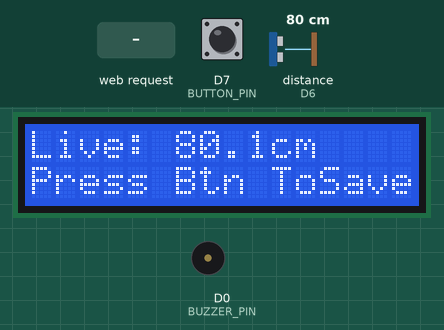
Bench run of a sketch on a simulated ESP8266 (NodeMCU). Parts: 16×2 character LCD, buzzer (waves = sounding, pin HIGH). Wiring (inferred from the names in the program): ultrasonic range finder: trigger D5; echo D6. The inputs (shaded band) are chosen by the test bench; at power-on: D7 (BUTTON_PIN) HIGH, distance to the obstacle (sensor on D6) 80 cm. The echo pulse lasts 58.3 µs per cm; pins used as bus, display or sensor lines are not drawn; what the sketch prints to the serial monitor is not drawn.

Above: at 3.0 s.
3.1 s: D7 (BUTTON_PIN) pulled LOW for 0.3 s
At 4.9 s:
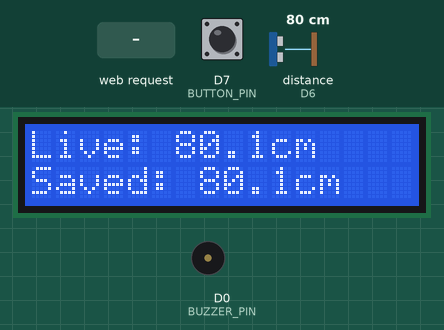
5.8 s: HTTP request GET /save received
At 6.8 s:
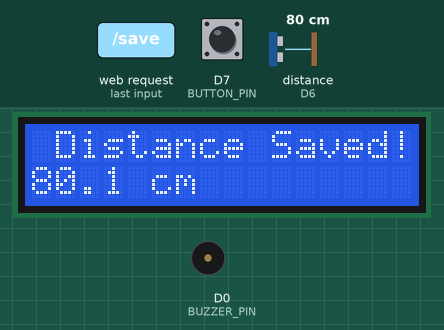
7.6 s: distance to the obstacle (sensor on D6) set to 250 cm
At 8.7 s:
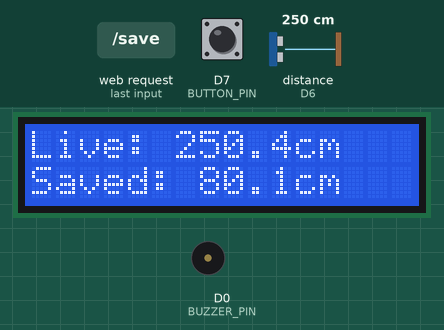
10.6 s: HTTP request GET /clear received
At 11.7 s:
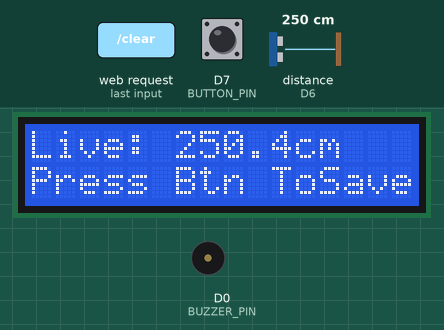
12.2 s: D7 (BUTTON_PIN) pulled LOW for 1 s
At 14.2 s:
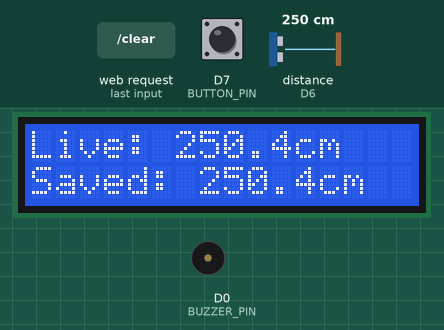
14.7 s: distance to the obstacle (sensor on D6) set to 2 cm
At 16.2 s:
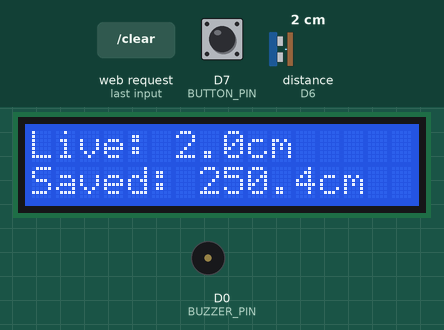
Timing chart, 0 to 17.2 s (numbered marks = the images above; inputs shaded):
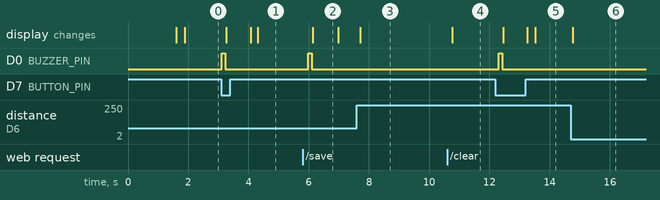

Measured:
- after the input at 3.1 s, D0 (BUZZER_PIN): LOW → HIGH at once, → LOW 0.12 s later; the display: first changes after 0.17 s (image 1 shows a later state)
- after the input at 5.8 s, D0 (BUZZER_PIN): LOW → HIGH after 0.18 s, → LOW 0.12 s later; the display: changes after 0.33 s (image 2)
- after the input at 7.6 s, the display: changes after 0.12 s (image 3)
- after the input at 10.6 s, the display: changes after 0.17 s (image 4)
- after the input at 12.2 s, D0 (BUZZER_PIN): LOW → HIGH after 0.10 s, → LOW 0.12 s later; the display: first changes after 0.26 s (image 5 shows a later state)
- after the input at 14.7 s, the display: changes after 0.08 s (image 6)
- what the display in image 2 shows lasts 0.9 s, from 6.1 s to 7.0 s

The sketch:

DIGITAL_DISTANCE_METER.ino
```cpp
/************************************************************************************
   🌐 STC CREATIVE CLUB – SMART DIGITAL DISTANCE METER (WEB + LCD + BUZZER + PNG EXPORT)
   -----------------------------------------------------------------
   PROJECT : STC – DIGITAL DISTANCE MEASUREMENT TOOL (WiFi + LCD)
   BOARD   : ESP8266 NodeMCU
   SENSOR  : Ultrasonic HC-SR04
   DISPLAY : 16x2 I2C LCD
   INPUT   : 1 x PUSH BUTTON (SAVE)
   OUTPUT  : 1 x BUZZER (BEEP ON SAVE)
   AUTHOR  : PRAVIN SINH RANA
   CONTACT : 9313057803
   INSTAGRAM : @S.T.C_CREATIVE_CLUB
************************************************************************************/

#include <ESP8266WiFi.h>
#include <ESP8266WebServer.h>
#include <Wire.h>
#include <LiquidCrystal_I2C.h>

/* -------------------------------------------------------------------
   🔹 LCD CONFIGURATION (16x2 I2C)
   ------------------------------------------------------------------- */
LiquidCrystal_I2C lcd(0x27, 16, 2);  // If LCD not working, try 0x3F instead of 0x27

/* -------------------------------------------------------------------
   🔹 PIN DEFINITIONS (ESP8266 NODEMCU)
   ------------------------------------------------------------------- */
// 👉 Yahi pin par aapka button hona chahiye (button → pin & GND)
const int TRIG_PIN    = D5;   // Ultrasonic Trigger
const int ECHO_PIN    = D6;   // Ultrasonic Echo
const int BUTTON_PIN  = D7;   // Save Button (to GND, INPUT_PULLUP)
const int BUZZER_PIN  = D0;   // Buzzer pin (active HIGH)

/* -------------------------------------------------------------------
   🔹 WIFI AP CONFIGURATION
   ------------------------------------------------------------------- */
const char* ap_ssid = "STC_DISTANCE_AP";
const char* ap_pass = "stc12345";  // min 8 chars

IPAddress apIP(192, 168, 4, 1);
IPAddress netMsk(255, 255, 255, 0);

ESP8266WebServer server(80);

/* -------------------------------------------------------------------
   🔹 GLOBAL VARIABLES
   ------------------------------------------------------------------- */
float liveDistanceCm   = 0.0;   // Current live distance
float savedDistanceCm  = 0.0;   // Last saved distance
bool  hasSavedDistance = false; // Flag: saved value available

// Saved list (RAM)
const int MAX_SAVED = 20;
float savedList[MAX_SAVED];
int   savedCount = 0;

// Simple button state (no complex debounce)
bool lastButtonPressed = false;  // previous loop state

/* -------------------------------------------------------------------
   🔹 FORWARD DECLARATIONS
   ------------------------------------------------------------------- */
void setupPins();
void setupLCD();
void setupSerialBranding();
void setupWiFiAP();
float readDistanceCm();
void updateLCD();
void handleButton();
void saveCurrentDistance();
void clearAllData();
void handleRootPage();
void handleDataAPI();
void handleSaveAPI();
void handleClearAPI();
void beepBuzzer(unsigned int durationMs = 120);

/* -------------------------------------------------------------------
   🔹 HTML PAGE (WEB DASHBOARD + PNG & CLEAR)
   ------------------------------------------------------------------- */
const char MAIN_page[] PROGMEM = R"rawliteral(
<!DOCTYPE html>
<html>
<head>
<meta charset="UTF-8">
<title>STC Distance Meter</title>
<meta name="viewport" content="width=device-width, initial-scale=1.0">
<style>
  body{
    font-family: Arial, sans-serif;
    background: #0f172a;
    color: #e5e7eb;
    margin:0;
    padding:0;
  }
  header{
    background:#111827;
    padding:12px 16px;
    text-align:center;
    font-size:18px;
    font-weight:bold;
    letter-spacing:1px;
  }
  header span{
    color:#22c55e;
  }
  .notify{
    display:none;
    padding:8px 12px;
    text-align:center;
    font-size:13px;
    background:#22c55e;
    color:#0b1120;
  }
  .container{
    padding:16px;
  }
  .card{
    background:#1f2937;
    border-radius:10px;
    padding:16px;
    margin-bottom:16px;
    box-shadow:0 2px 8px rgba(0,0,0,0.4);
  }
  .card-main .label,
  .card-main .value{
    text-align:center;
  }
  .label{
    font-size:14px;
    color:#9ca3af;
  }
  .value{
    font-size:40px;
    font-weight:bold;
    margin-top:8px;
  }
  .unit{
    font-size:20px;
    color:#a5b4fc;
    margin-left:4px;
  }
  button{
    padding:10px 16px;
    border:none;
    border-radius:6px;
    font-size:14px;
    cursor:pointer;
    margin-top:10px;
  }
  .btn-save{
    background:#22c55e;
    color:#0b1120;
    font-weight:600;
    width:100%;
  }
  .btn-save:active{
    transform:scale(0.98);
  }
  .btn-download{
    background:#38bdf8;
    color:#0b1120;
    font-weight:600;
    width:100%;
    margin-top:8px;
  }
  .btn-download:active{
    transform:scale(0.98);
  }
  .btn-clear{
    background:#f97316;
    color:#0b1120;
    font-weight:600;
    width:100%;
    margin-top:8px;
  }
  .btn-clear:active{
    transform:scale(0.98);
  }
  table{
    width:100%;
    border-collapse:collapse;
    margin-top:8px;
    font-size:14px;
  }
  th,td{
    border-bottom:1px solid #374151;
    padding:6px 4px;
    text-align:left;
  }
  th{
    background:#111827;
  }
  .badge{
    display:inline-block;
    padding:2px 8px;
    border-radius:999px;
    font-size:11px;
    background:#4b5563;
    color:#e5e7eb;
  }
  footer{
    text-align:center;
    font-size:11px;
    color:#6b7280;
    padding:8px 0 12px 0;
  }
</style>
</head>
<body>
<header>
  STC CREATIVE CLUB – <span>Digital Distance Meter</span>
</header>

<div id="notify" class="notify">Distance Saved ✅</div>

<div class="container">

  <div class="card card-main">
    <div class="label">Live Distance</div>
    <div class="value">
      <span id="liveVal">--</span><span class="unit">cm</span>
    </div>
    <div class="label" style="margin-top:6px;">
      Last Saved:
      <span id="savedVal" class="badge">-- cm</span>
    </div>
    <button class="btn-save" onclick="saveDistance()">
      📍 Save Current Distance
    </button>
  </div>

  <div class="card">
    <div class="label">Saved Measurements (Max 20)</div>
    <table>
      <thead>
        <tr>
          <th>#</th>
          <th>Distance (cm)</th>
        </tr>
      </thead>
      <tbody id="savedBody">
        <tr><td colspan="2">No saved data yet.</td></tr>
      </tbody>
    </table>

    <button class="btn-download" onclick="downloadPNG()">
      📄 Download PNG Report
    </button>
    <button class="btn-clear" onclick="clearData()">
      🗑 Clear All Data
    </button>
  </div>

</div>

<footer>
  STC Creative Club • Distance Tool • ESP8266 WiFi AP • 192.168.4.1
</footer>

<script>
function showNotify(msg){
  const n = document.getElementById('notify');
  n.textContent = msg;
  n.style.display = 'block';
  n.style.opacity = '1';
  setTimeout(() => {
    n.style.opacity = '0';
  }, 1200);
  setTimeout(() => {
    n.style.display = 'none';
  }, 1500);
}

function fetchData(){
  fetch('/data')
    .then(r => r.json())
    .then(d => {
      const liveEl = document.getElementById('liveVal');
      if(d.live < 0){
        liveEl.textContent = 'No Obj';
      } else if(d.live > 400){
        liveEl.textContent = '>400';
      } else {
        liveEl.textContent = d.live.toFixed(1);
      }

      const savedBadge = document.getElementById('savedVal');
      if(d.hasSaved){
        savedBadge.textContent = d.lastSaved.toFixed(1) + ' cm';
      } else {
        savedBadge.textContent = '-- cm';
      }

      const body = document.getElementById('savedBody');
      body.innerHTML = '';
      if(d.count === 0){
        const row = document.createElement('tr');
        const cell = document.createElement('td');
        cell.colSpan = 2;
        cell.textContent = 'No saved data yet.';
        row.appendChild(cell);
        body.appendChild(row);
      }else{
        d.saved.forEach((val, idx) => {
          const row = document.createElement('tr');
          const c1 = document.createElement('td');
          const c2 = document.createElement('td');
          c1.textContent = idx + 1;
          c2.textContent = val.toFixed(1) + ' cm';
          row.appendChild(c1);
          row.appendChild(c2);
          body.appendChild(row);
        });
      }
    })
    .catch(err => {
      console.log('fetch error', err);
    });
}

function saveDistance(){
  fetch('/save')
    .then(r => r.text())
    .then(t => {
      if(t === 'OK'){
        showNotify('Distance Saved ✅');
      } else {
        showNotify('Invalid Distance ❌');
      }
      fetchData();
    })
    .catch(err => console.log('save error', err));
}

function clearData(){
  fetch('/clear')
    .then(r => r.text())
    .then(t => {
      showNotify('All data cleared 🗑');
      fetchData();
    })
    .catch(err => console.log('clear error', err));
}

/* 🔽 PNG DOWNLOAD – Draw data on canvas & download as PNG */
function downloadPNG(){
  fetch('/data')
    .then(r => r.json())
    .then(d => {
      const rows = d.count || 0;
      const width = 700;
      const rowHeight = 30;
      const headerHeight = 80;
      const bottomMargin = 40;
      const height = headerHeight + rowHeight * (rows + 2) + bottomMargin;

      const canvas = document.createElement('canvas');
      canvas.width = width;
      canvas.height = height;
      const ctx = canvas.getContext('2d');

      // Background
      ctx.fillStyle = '#0f172a';
      ctx.fillRect(0, 0, width, height);

      // Title (center)
      const title = 'STC CREATIVE CLUB – Digital Distance Report';
      ctx.font = '20px Arial';
      ctx.fillStyle = '#22c55e';
      let titleWidth = ctx.measureText(title).width;
      ctx.fillText(title, (width - titleWidth) / 2, 30);

      // Subtitle (center)
      const subtitle = 'Saved Measurements (cm)';
      ctx.font = '14px Arial';
      ctx.fillStyle = '#e5e7eb';
      let subWidth = ctx.measureText(subtitle).width;
      ctx.fillText(subtitle, (width - subWidth) / 2, 50);

      // Table header
      const marginX = 40;
      const startXIndex = marginX + 10;
      const startXValue = marginX + 120;
      let y = headerHeight;
      ctx.fillStyle = '#1f2937';
      ctx.fillRect(marginX, y - 22, width - 2*marginX, rowHeight);
      ctx.fillStyle = '#e5e7eb';
      ctx.font = '14px Arial';
      ctx.fillText('#', startXIndex, y - 2);
      ctx.fillText('Distance (cm)', startXValue, y - 2);

      // Rows
      for(let i = 0; i < rows; i++){
        y += rowHeight;
        const isEven = (i % 2 === 0);
        ctx.fillStyle = isEven ? '#111827' : '#020617';
        ctx.fillRect(marginX, y - 22, width - 2*marginX, rowHeight);

        ctx.fillStyle = '#e5e7eb';
        ctx.fillText(String(i+1), startXIndex, y - 2);
        ctx.fillText(d.saved[i].toFixed(1) + ' cm', startXValue, y - 2);
      }

      // If no data, show message
      if(rows === 0){
        ctx.fillStyle = '#e5e7eb';
        ctx.fillText('No saved data yet.', marginX, headerHeight + 30);
      }

      // Bottom total line
      const totalText = 'Total Entries: ' + rows;
      ctx.font = '14px Arial';
      ctx.fillStyle = '#e5e7eb';
      let totalWidth = ctx.measureText(totalText).width;
      ctx.fillText(totalText, (width - totalWidth) / 2, height - 15);

      // Download
      const link = document.createElement('a');
      link.download = 'STC_Distance_Data.png';
      link.href = canvas.toDataURL('image/png');
      link.click();
    })
    .catch(err => {
      console.log('PNG error', err);
    });
}

setInterval(fetchData, 1000);
window.onload = fetchData;
</script>

</body>
</html>
)rawliteral";

/* ===================================================================
   🔹 SETUP
   =================================================================== */
void setup() {
  setupPins();
  setupLCD();

  Serial.begin(115200);
  delay(200);
  setupSerialBranding();

  setupWiFiAP();

  server.on("/", handleRootPage);
  server.on("/data", handleDataAPI);
  server.on("/save", handleSaveAPI);
  server.on("/clear", handleClearAPI);
  server.begin();

  Serial.println("[STC_WIFI] Web Server started at http://192.168.4.1");
}

/* ===================================================================
   🔹 LOOP
   =================================================================== */
void loop() {
  server.handleClient();

  liveDistanceCm = readDistanceCm();
  updateLCD();

  Serial.print("[STC_DISTANCE] Live: ");
  Serial.print(liveDistanceCm);
  Serial.println(" cm");

  handleButton();   // physical button

  delay(200);
}

/* ===================================================================
   🔹 FUNCTIONS
   =================================================================== */

void setupPins() {
  pinMode(TRIG_PIN, OUTPUT);
  pinMode(ECHO_PIN, INPUT);

  pinMode(BUTTON_PIN, INPUT_PULLUP); // button → GND
  pinMode(BUZZER_PIN, OUTPUT);
  digitalWrite(BUZZER_PIN, LOW);     // buzzer OFF
}

void setupLCD() {
  lcd.init();
  lcd.backlight();
  lcd.clear();

  lcd.setCursor(0, 0);
  lcd.print(" STC CREATIVE ");
  lcd.setCursor(0, 1);
  lcd.print("DISTANCE METER");
  delay(1500);
  lcd.clear();
}

void setupSerialBranding() {
  Serial.println("************************************************");
  Serial.println("*         STC CREATIVE CLUB – PROJECT          *");
  Serial.println("*     DIGITAL DISTANCE MEASUREMENT TOOL        *");
  Serial.println("*   BOARD  : ESP8266 NODEMCU                   *");
  Serial.println("*   SENSOR : ULTRASONIC HC-SR04                *");
  Serial.println("*   LCD    : 16x2 I2C                          *");
  Serial.println("*   AUTHOR : PRAVIN SINH RANA                  *");
  Serial.println("*   CONTACT: 9313057803                        *");
  Serial.println("*   INSTA  : @S.T.C_CREATIVE_CLUB              *");
  Serial.println("************************************************");
  Serial.println();
}

void setupWiFiAP() {
  WiFi.mode(WIFI_AP);
  WiFi.softAPConfig(apIP, apIP, netMsk);
  WiFi.softAP(ap_ssid, ap_pass);

  Serial.print("[STC_WIFI] AP SSID : ");
  Serial.println(ap_ssid);
  Serial.print("[STC_WIFI] AP PASS : ");
  Serial.println(ap_pass);
  Serial.print("[STC_WIFI] AP IP   : ");
  Serial.println(WiFi.softAPIP());
}

float readDistanceCm() {
  digitalWrite(TRIG_PIN, LOW);
  delayMicroseconds(2);

  digitalWrite(TRIG_PIN, HIGH);
  delayMicroseconds(10);
  digitalWrite(TRIG_PIN, LOW);

  long duration = pulseIn(ECHO_PIN, HIGH, 30000); // timeout 30ms

  if (duration == 0) {
    return -1; // no echo
  }

  float distanceCm = (duration / 2.0) / 29.1;
  return distanceCm;
}

void updateLCD() {
  lcd.setCursor(0, 0);
  lcd.print("Live:           ");
  lcd.setCursor(6, 0);

  if (liveDistanceCm < 0) {
    lcd.print("No Obj ");
  } else if (liveDistanceCm > 400) {
    lcd.print(">400cm");
  } else {
    lcd.print(liveDistanceCm, 1);
    lcd.print("cm ");
  }

  lcd.setCursor(0, 1);
  if (hasSavedDistance) {
    lcd.print("Saved:");
    lcd.setCursor(7, 1);
    lcd.print(savedDistanceCm, 1);
    lcd.print("cm   ");
  } else {
    lcd.print("Press Btn ToSave");
  }
}

/* 🔔 BUZZER */
void beepBuzzer(unsigned int durationMs) {
  digitalWrite(BUZZER_PIN, HIGH);
  delay(durationMs);
  digitalWrite(BUZZER_PIN, LOW);
}

/* 🔘 SIMPLE BUTTON HANDLER (NO COMPLEX DEBOUNCE) */
void handleButton() {
  bool pressedNow = (digitalRead(BUTTON_PIN) == LOW);  // active LOW

  // For debug
  static unsigned long lastPrint = 0;
  if (millis() - lastPrint > 1000) {
    Serial.print("[STC_BUTTON] Raw state = ");
    Serial.println(pressedNow ? "LOW (pressed?)" : "HIGH (released)");
    lastPrint = millis();
  }

  // Edge detect: HIGH → LOW = press
  if (pressedNow && !lastButtonPressed) {
    Serial.println("[STC_BUTTON] Press detected from physical button");

    if (liveDistanceCm >= 0 && liveDistanceCm <= 400) {
      saveCurrentDistance();
    } else {
      Serial.println("[STC_SAVE] Invalid distance, not saved");
      beepBuzzer(50); // small error beep
    }
  }

  lastButtonPressed = pressedNow;
}

void saveCurrentDistance() {
  savedDistanceCm  = liveDistanceCm;
  hasSavedDistance = true;

  Serial.print("[STC_SAVE] Saved Distance: ");
  Serial.print(savedDistanceCm);
  Serial.println(" cm");

  if (savedCount < MAX_SAVED) {
    savedList[savedCount] = savedDistanceCm;
    savedCount++;
  } else {
    Serial.println("[STC_SAVE] List full (max 20 entries)");
  }

  // Beep on every successful save
  beepBuzzer(120);

  lcd.clear();
  lcd.setCursor(0, 0);
  lcd.print(" Distance Saved! ");
  lcd.setCursor(0, 1);
  lcd.print(savedDistanceCm, 1);
  lcd.print(" cm        ");
  delay(800);
  lcd.clear();
}

void clearAllData() {
  savedCount = 0;
  hasSavedDistance = false;
  savedDistanceCm = 0;
  for (int i = 0; i < MAX_SAVED; i++) {
    savedList[i] = 0;
  }
  Serial.println("[STC_CLEAR] All saved data cleared");
}

void handleRootPage() {
  server.send(200, "text/html", MAIN_page);
}

void handleDataAPI() {
  String json = "{";

  json += "\"live\":";
  json += String(liveDistanceCm, 1);
  json += ",";

  json += "\"hasSaved\":";
  json += hasSavedDistance ? "true" : "false";
  json += ",";

  json += "\"lastSaved\":";
  json += String(savedDistanceCm, 1);
  json += ",";

  json += "\"count\":";
  json += String(savedCount);
  json += ",";

  json += "\"saved\":[";
  for (int i = 0; i < savedCount; i++) {
    json += String(savedList[i], 1);
    if (i < savedCount - 1) json += ",";
  }
  json += "]";

  json += "}";

  server.send(200, "application/json", json);
}

void handleSaveAPI() {
  if (liveDistanceCm >= 0 && liveDistanceCm <= 400) {
    saveCurrentDistance();
    server.send(200, "text/plain", "OK");
  } else {
    server.send(200, "text/plain", "INVALID_DISTANCE");
  }
}

void handleClearAPI() {
  clearAllData();
  server.send(200, "text/plain", "CLEARED");
}
```
